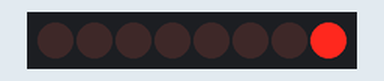
Simulated run of this sketch. Board: Arduino Uno, built with avr-gcc and run on an emulated ATmega328P. Shown: 8 shift-register outputs drawn as a row of LEDs (first output left, lit = HIGH). Wiring (inferred from the names in the program): shift register (74HC595): data pin 2; shift clock pin 4; latch pin 3. Wiring (inferred from the signals the program sends): row of LEDs: on Q0, Q1, Q2, Q3, Q4, Q5, Q6, Q7.

Above: at 0.05 s.
At 0.85 s:
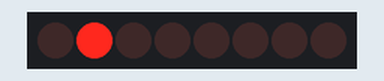
At 1.95 s:
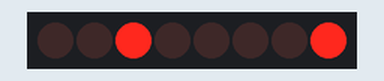
At 3.85 s:
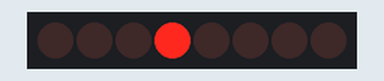
At 5.75 s:
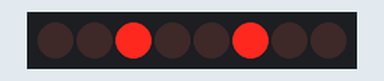
At 7.75 s:
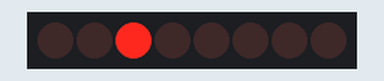
Timing chart, 0 to 8.1 s (numbered marks = the images above):
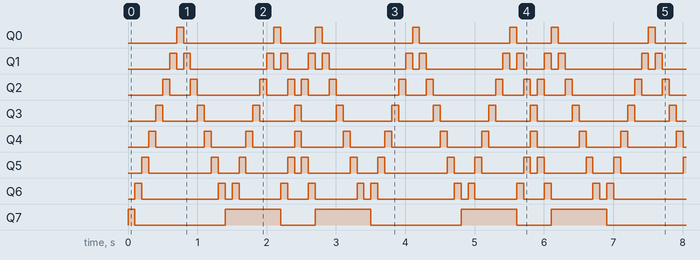

Measured:
- by itself, Q0: repeats every 3.4 s: LOW 1.3 s, HIGH 0.10 s, LOW 0.50 s, HIGH 0.10 s, LOW 1.3 s, HIGH 0.10 s
- by itself, Q3: repeats every 3.4 s: LOW 0.50 s, HIGH 0.10 s, LOW 0.70 s, 2 × (HIGH 0.10 s, LOW 0.50 s), HIGH 0.10 s, LOW 0.70 s, HIGH 0.10 s
- by itself, Q4: repeats every 3.4 s: LOW 0.70 s, HIGH 0.10 s, LOW 0.50 s, 2 × (HIGH 0.10 s, LOW 0.60 s), HIGH 0.10 s, LOW 0.50 s, HIGH 0.10 s
- by itself, Q7: repeats every 3.4 s: LOW 1.3 s, HIGH 0.80 s, LOW 0.50 s, HIGH 0.80 s
- by itself, Q1: repeats every 3.4 s: LOW 0.10 s, HIGH 0.10 s, LOW 1.1 s, HIGH 0.10 s, LOW 0.10 s, HIGH 0.10 s, LOW 0.30 s, HIGH 0.10 s, LOW 0.10 s, HIGH 0.10 s, LOW 1.1 s, HIGH 0.10 s
- by itself, Q6: repeats every 3.4 s: LOW 1.1 s, HIGH 0.10 s, LOW 0.10 s, HIGH 0.10 s, LOW 0.60 s, HIGH 0.10 s, LOW 0.30 s, HIGH 0.10 s, LOW 0.60 s, HIGH 0.10 s, LOW 0.10 s, HIGH 0.10 s

The sketch:

shift-register.ino
```cpp
int dataPin  = 2;
int latchPin = 3;
int clockPin = 4;

byte data[] = {
  B10000000,
  B01000000,
  B00100000,
  B00010000,
  B00001000,
  B00000100,
  B00000010,
  B00000001,
  B00000010,
  B00000100,
  B00001000,
  B00010000,
  B00100000,
  B01000000,
  B10000000,
  B11000000,
  B10100000,
  B10010000,
  B10001000,
  B10000100,
  B10000010,
  B10000001,
  B01000010,
  B00100100,
  B00011000,
  B00100100,
  B01000010,
  B10000001,
  B10000010,
  B10000100,
  B10001000,
  B10010000,
  B10100000,
  B11000000,
};

void setup() {
  pinMode(latchPin, OUTPUT);
  pinMode(clockPin, OUTPUT);
  pinMode(dataPin, OUTPUT);
}

void loop() {
  for (int index = 0; index < sizeof(data); index++) {
    digitalWrite(latchPin, LOW);
    shiftOut(dataPin, clockPin, MSBFIRST, data[index]);
    digitalWrite(latchPin, HIGH);
    delay(100);
  }
}
```
